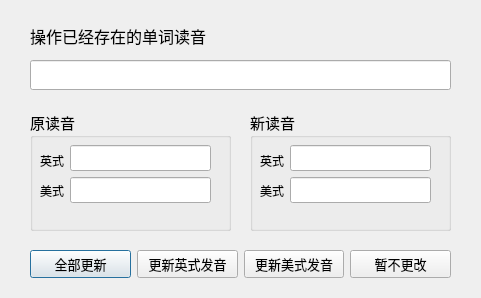
<?xml version="1.0" encoding="UTF-8"?>
<ui version="4.0">
 <class>PronExistedDialog</class>
 <widget class="QDialog" name="PronExistedDialog">
  <property name="geometry">
   <rect>
    <x>0</x>
    <y>0</y>
    <width>481</width>
    <height>298</height>
   </rect>
  </property>
  <property name="minimumSize">
   <size>
    <width>481</width>
    <height>298</height>
   </size>
  </property>
  <property name="maximumSize">
   <size>
    <width>481</width>
    <height>298</height>
   </size>
  </property>
  <property name="font">
   <font>
    <family>Microsoft YaHei</family>
    <pointsize>11</pointsize>
   </font>
  </property>
  <property name="windowTitle">
   <string>该单词已存在</string>
  </property>
  <widget class="QLabel" name="label">
   <property name="geometry">
    <rect>
     <x>30</x>
     <y>20</y>
     <width>191</width>
     <height>31</height>
    </rect>
   </property>
   <property name="font">
    <font>
     <family>Microsoft YaHei</family>
     <pointsize>12</pointsize>
    </font>
   </property>
   <property name="text">
    <string>操作已经存在的单词读音</string>
   </property>
  </widget>
  <widget class="QLineEdit" name="operate_word">
   <property name="geometry">
    <rect>
     <x>30</x>
     <y>60</y>
     <width>421</width>
     <height>30</height>
    </rect>
   </property>
   <property name="minimumSize">
    <size>
     <width>420</width>
     <height>30</height>
    </size>
   </property>
   <property name="maximumSize">
    <size>
     <width>421</width>
     <height>30</height>
    </size>
   </property>
   <property name="sizeIncrement">
    <size>
     <width>0</width>
     <height>0</height>
    </size>
   </property>
   <property name="baseSize">
    <size>
     <width>0</width>
     <height>0</height>
    </size>
   </property>
   <property name="font">
    <font>
     <family>Times New Roman</family>
     <pointsize>16</pointsize>
    </font>
   </property>
   <property name="readOnly">
    <bool>true</bool>
   </property>
  </widget>
  <widget class="QGroupBox" name="groupBox">
   <property name="geometry">
    <rect>
     <x>30</x>
     <y>110</y>
     <width>201</width>
     <height>121</height>
    </rect>
   </property>
   <property name="title">
    <string>原读音</string>
   </property>
   <widget class="QLabel" name="label_2">
    <property name="geometry">
     <rect>
      <x>10</x>
      <y>40</y>
      <width>31</width>
      <height>21</height>
     </rect>
    </property>
    <property name="font">
     <font>
      <family>Microsoft YaHei</family>
      <pointsize>9</pointsize>
     </font>
    </property>
    <property name="text">
     <string>英式</string>
    </property>
   </widget>
   <widget class="QLabel" name="label_3">
    <property name="geometry">
     <rect>
      <x>10</x>
      <y>70</y>
      <width>31</width>
      <height>21</height>
     </rect>
    </property>
    <property name="font">
     <font>
      <family>Microsoft YaHei</family>
      <pointsize>9</pointsize>
     </font>
    </property>
    <property name="text">
     <string>美式</string>
    </property>
   </widget>
   <widget class="QWidget" name="">
    <property name="geometry">
     <rect>
      <x>40</x>
      <y>35</y>
      <width>141</width>
      <height>60</height>
     </rect>
    </property>
    <layout class="QVBoxLayout" name="verticalLayout">
     <item>
      <widget class="QLineEdit" name="old_bre">
       <property name="font">
        <font>
         <family>Times New Roman</family>
         <pointsize>11</pointsize>
        </font>
       </property>
       <property name="text">
        <string/>
       </property>
       <property name="readOnly">
        <bool>true</bool>
       </property>
      </widget>
     </item>
     <item>
      <widget class="QLineEdit" name="old_ame">
       <property name="font">
        <font>
         <family>Times New Roman</family>
         <pointsize>11</pointsize>
        </font>
       </property>
       <property name="readOnly">
        <bool>true</bool>
       </property>
      </widget>
     </item>
    </layout>
   </widget>
  </widget>
  <widget class="QGroupBox" name="groupBox_2">
   <property name="geometry">
    <rect>
     <x>250</x>
     <y>110</y>
     <width>201</width>
     <height>121</height>
    </rect>
   </property>
   <property name="title">
    <string>新读音</string>
   </property>
   <widget class="QLabel" name="label_4">
    <property name="geometry">
     <rect>
      <x>10</x>
      <y>40</y>
      <width>31</width>
      <height>21</height>
     </rect>
    </property>
    <property name="font">
     <font>
      <family>Microsoft YaHei</family>
      <pointsize>9</pointsize>
     </font>
    </property>
    <property name="text">
     <string>英式</string>
    </property>
   </widget>
   <widget class="QLabel" name="label_5">
    <property name="geometry">
     <rect>
      <x>10</x>
      <y>70</y>
      <width>31</width>
      <height>21</height>
     </rect>
    </property>
    <property name="font">
     <font>
      <family>Microsoft YaHei</family>
      <pointsize>9</pointsize>
     </font>
    </property>
    <property name="text">
     <string>美式</string>
    </property>
   </widget>
   <widget class="QWidget" name="layoutWidget">
    <property name="geometry">
     <rect>
      <x>40</x>
      <y>35</y>
      <width>141</width>
      <height>60</height>
     </rect>
    </property>
    <layout class="QVBoxLayout" name="verticalLayout_2">
     <item>
      <widget class="QLineEdit" name="new_bre">
       <property name="font">
        <font>
         <family>Times New Roman</family>
         <pointsize>11</pointsize>
        </font>
       </property>
       <property name="readOnly">
        <bool>true</bool>
       </property>
      </widget>
     </item>
     <item>
      <widget class="QLineEdit" name="new_ame">
       <property name="font">
        <font>
         <family>Times New Roman</family>
         <pointsize>11</pointsize>
        </font>
       </property>
       <property name="readOnly">
        <bool>true</bool>
       </property>
      </widget>
     </item>
    </layout>
   </widget>
  </widget>
  <widget class="QWidget" name="">
   <property name="geometry">
    <rect>
     <x>30</x>
     <y>250</y>
     <width>421</width>
     <height>29</height>
    </rect>
   </property>
   <layout class="QHBoxLayout" name="horizontalLayout">
    <item>
     <widget class="QPushButton" name="update_all">
      <property name="font">
       <font>
        <family>Microsoft YaHei</family>
        <pointsize>10</pointsize>
       </font>
      </property>
      <property name="text">
       <string>全部更新</string>
      </property>
     </widget>
    </item>
    <item>
     <widget class="QPushButton" name="update_bre">
      <property name="font">
       <font>
        <family>Microsoft YaHei</family>
        <pointsize>10</pointsize>
       </font>
      </property>
      <property name="text">
       <string>更新英式发音</string>
      </property>
     </widget>
    </item>
    <item>
     <widget class="QPushButton" name="update_ame">
      <property name="font">
       <font>
        <family>Microsoft YaHei</family>
        <pointsize>10</pointsize>
       </font>
      </property>
      <property name="text">
       <string>更新美式发音</string>
      </property>
     </widget>
    </item>
    <item>
     <widget class="QPushButton" name="update_none">
      <property name="font">
       <font>
        <family>Microsoft YaHei</family>
        <pointsize>10</pointsize>
       </font>
      </property>
      <property name="text">
       <string>暂不更改</string>
      </property>
     </widget>
    </item>
   </layout>
  </widget>
  <zorder>groupBox</zorder>
  <zorder>label</zorder>
  <zorder>operate_word</zorder>
  <zorder>update_all</zorder>
  <zorder>update_bre</zorder>
  <zorder>update_ame</zorder>
  <zorder>update_none</zorder>
  <zorder>groupBox_2</zorder>
 </widget>
 <resources/>
 <connections/>
</ui>
